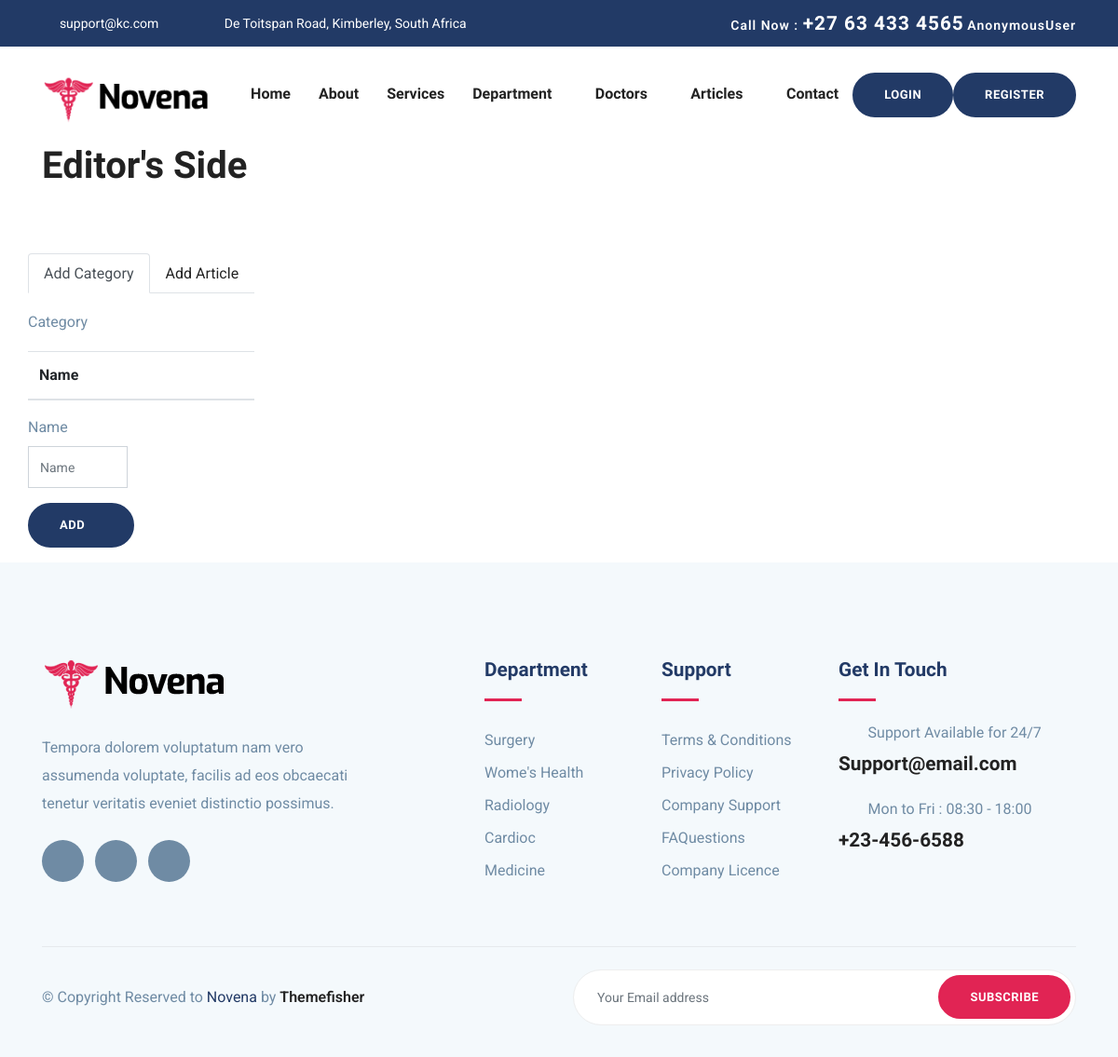
Before: /blog/editor/ with the older database file.
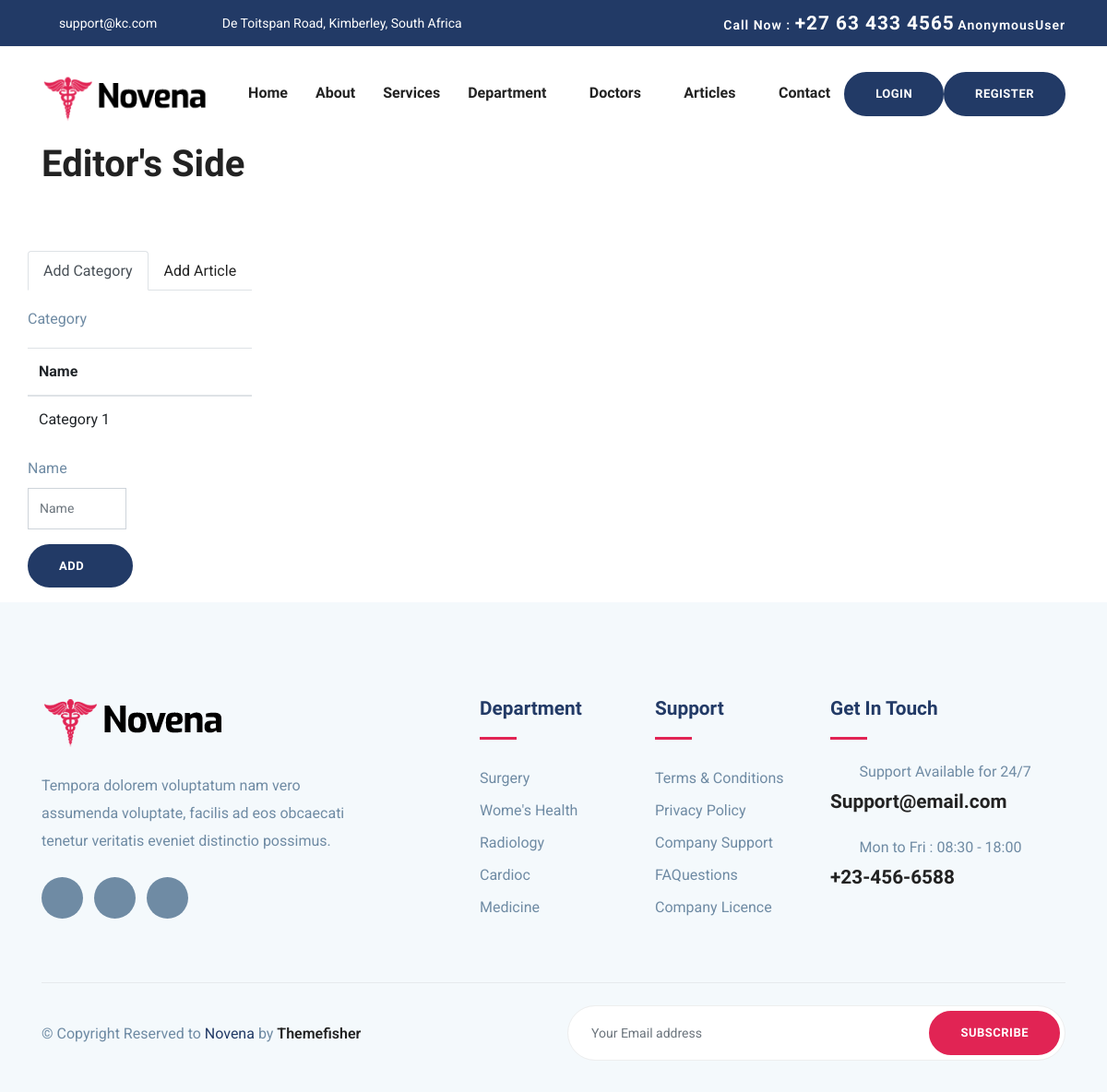
After: the same page with the newer database file.
### blog/models.py (models this page shows, shortened)
class Category(models.Model):
    name = models.CharField(max_length=100, unique=True)
    description = models.TextField()

### blog/views.py (the view)
# urls.py: path('editor/', views.editor, name='editor'),
def editor(request):
    if request.method == 'POST':
        if 'category_form' in request.POST:
            category_form = CategoryForm(request.POST)
            if category_form.is_valid():
                category_form.save()
        elif 'article_form' in request.POST:
            article_form = ArticleForm(request.POST, request.FILES)
            if article_form.is_valid():
                article_form.save()
        return redirect('editor')
    else:
        category_form = CategoryForm()
        article_form = ArticleForm()
    categories = Category.objects.all()
    context = {'categories': categories, 'category_form': category_form, 'article_form': article_form}
    return render(request, 'blog/editor.html', context)

### blog/forms.py (shortened to what this page needs)
class CategoryForm(forms.ModelForm):
    class Meta:
        model = Category
        fields = ['name']
        widgets = {
            'name': forms.TextInput(attrs={'class': 'form-control', 'placeholder': 'Name'}),
        }

class ArticleForm(forms.ModelForm):
    class Meta:
        model = Article
        fields = ['title', 'category', 'content', 'author', 'picture']
        widgets = {
            'title': forms.TextInput(attrs={'class': 'form-control', 'placeholder': 'Title'}),
            'category': forms.Select(attrs={'class': 'form-control'}),
            'content': forms.Textarea(attrs={'class': 'form-control', 'placeholder': 'Content'}),
            'author': forms.Select(attrs={'class': 'form-control'}),
            'picture': forms.FileInput(attrs={'class': 'form-control-file'}),
        }

### templates/blog/editor.html (shortened to what this page needs)
{% extends 'base.html' %}
{% block content %}
{% load static %}
<body id="top">
 <section id="tabs">
	<div class="container">
		<h6 class="section-title h1">Editor's Side</h6>
		<div class="row">
			<div class="col-xs-12 ">
				<nav>
					<div class="nav nav-tabs nav-fill" id="nav-tab" role="tablist">
						<a class="nav-item nav-link active" id="nav-home-tab" data-toggle="tab" href="#nav-home" role="tab" aria-controls="nav-home" aria-selected="true">Add Category</a>
						<a class="nav-item nav-link" id="nav-profile-tab" data-toggle="tab" href="#nav-profile" role="tab" aria-controls="nav-profile" aria-selected="false">Add Article</a>
					</div>
				</nav>
				<div class="tab-content py-3 px-3 px-sm-0" id="nav-tabContent">
					<div class="tab-pane fade show active" id="nav-home" role="tabpanel" aria-labelledby="nav-home-tab">
						<p>Category</p>
						<table class="table">
							<thead>
								<tr>
									<th scope="col">Name</th>
								</tr>
							</thead>
							<tbody>
								{% for category in categories %}
									<tr>
										<td>{{ category.name }}</td>
									</tr>
								{% endfor %}
							</tbody>
						</table>
							<form id="appointment-form" class="appointment-form" method="post" action="{% url 'editor' %}">
								<div class="row">
									<div class="col-lg-6">
										<div class="form-group">
											<label for="{{  category_form.name.id_for_label }}">Name</label>
											{{  category_form.name }}
										</div>
									</div>
								</div>
								<button type="submit" class="btn btn-main btn-round-full">Add<i class="icofont-simple-right ml-2"></i></button>
							</form>
					</div>
				</div>
			</div>
		</div>
	</div>
</section>
  {% endblock content %}

Changed rows visible on the page:
added Category: name "Category 1"
